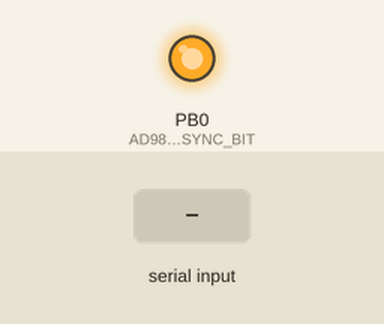
Simulated run of this program. Board: ATmega64, built with avr-gcc and emulated at 8 MHz. On the bench: output pins drawn as LEDs (lit = HIGH). Inputs (shaded band) come from the test bench.

Above: at 1.2 s.
1.3 s: byte 170 (SIG_FINISH_BYTE) received over Serial
Timing chart, 0 to 4.3 s (numbered marks = the images above; inputs shaded):
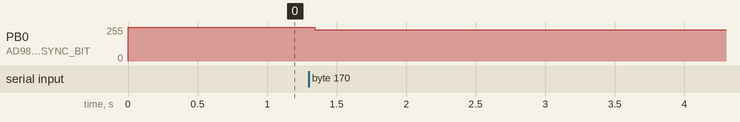

The program:

Main.c
```c
#include "Main.h"
#include "UART.h"
#include "SPI.h"
#include "AD9833.h"

/* Initialize AD9833 as off */
void AD9833_init()
{
	AD9833_FSYNC_DDR |= (1 << AD9833_FSYNC_BIT);
	AD9833_FSYNC_HI();

	/* Delay after setting FSYNC */
	_delay_us(10);

	/* Reset word sequence */
	main_reset_word_sequence( ad9833_words, AD9833_WORD_SEQUENCE );

	/* Initialize word sequence */
	AD9833_init_square( &ad9833_words[AD9833_CONTROL_WORD], 0, 0 );

	/* Send LSB */
	AD9833_set_freq0( &ad9833_words[AD9833_LSB_WORD], DEFAULT_FREQUENCY, 0 );

	/* Send MSB */
	AD9833_set_freq0( &ad9833_words[AD9833_MSB_WORD], DEFAULT_FREQUENCY, 1 );

	/* Send phase - always 0 */
	AD9833_set_phase0( &ad9833_words[AD9833_PHASE_WORD], 0 );

	/* Finish - set reset to 0 */
	AD9833_finish( &ad9833_words[AD9833_FINISH_WORD], ad9833_words[AD9833_CONTROL_WORD] );
}

/* Reset word sequence */
void main_reset_word_sequence( uint16_t* word_sequence, uint32_t length )
{
	uint32_t counter = 0;
	for ( ; counter < length; counter++ )
		word_sequence[ counter ] = 0;
}

/* Get delay from buffer - received from UART */
uint32_t main_get_delay( unsigned char* delay_buffer, uint32_t length )
{
	uint32_t counter = 0;
	uint32_t value   = 0;

	/* For each element from buffer */
	for(; counter < length; counter++ )
	{
		/* Get component */
		uint32_t component_lsb = (delay_buffer[ length - ( counter + 1 )  ] & BCD_LSB_MASK) >> 0;
		uint32_t component_msb = (delay_buffer[ length - ( counter + 1 ) ] & BCD_MSB_MASK) >> 4;
		uint32_t base          = 1;
		uint32_t base_counter  = 0;

		/* Calculate BCD base */
		for ( ; base_counter < counter; base_counter++ )
			base *= 100;

		/* Value */
		value += component_lsb * ( base );
		value += component_msb * ( 10 * base );
	}

	return value;
}

/* Get frequency from buffer - received from UART */
double main_get_frequency( unsigned char* frequency_buffer, uint32_t length )
{
	uint32_t counter = 0;
	double value     = 0;

	/* For each element from buffer */
	for(; counter < length; counter++ )
	{
		/* Get component */
		double component_lsb  = (frequency_buffer[ length - ( counter + 1 )  ] & BCD_LSB_MASK) >> 0;
		double component_msb  = (frequency_buffer[ length - ( counter + 1 ) ] & BCD_MSB_MASK) >> 4;
		double base           = 1;
		uint32_t base_counter = 0;

		/* Calculate BCD base */
		for ( ; base_counter < counter; base_counter++ )
			base *= 100;

		/* Value */
		value += component_lsb * ( base );
		value += component_msb * ( 10 * base );
	}

	return value;
}

/* Create AD9833 word sequence - square signal */
void main_create_word_sequence_ad9833( uint16_t* word_sequence, uint32_t length, double frequency )
{
	/* Do nothing if length is smaller than 5 */
	if ( length < AD9833_WORD_SEQUENCE )
		return;

	/* Initialize word sequence */
	AD9833_init_square( &word_sequence[AD9833_CONTROL_WORD], 0, 0 );

	/* Send LSB */
	AD9833_set_freq0( &word_sequence[AD9833_LSB_WORD], frequency, 0 );

	/* Send MSB */
	AD9833_set_freq0( &word_sequence[AD9833_MSB_WORD], frequency, 1 );

	/* Send phase - always 0 */
	AD9833_set_phase0( &word_sequence[AD9833_PHASE_WORD], 0 );

	/* Finish - set reset to 0 */
	AD9833_finish( &word_sequence[AD9833_FINISH_WORD], word_sequence[AD9833_CONTROL_WORD]);
}

/* Set single word to ad9833 via SPI */
void main_send_word_ad9833_spi( uint16_t word, uint8_t msborder )
{
	switch(msborder)
	{
		default:
		case 1:
			/* Send MSB - if MSBORDER is used in SPI initialization */
			SPI_send((uint8_t)(word>>8));

			/* Send LSB*/
			SPI_send((uint8_t)word); break;

		case 0:
			/* Send LSB - if MSBORDER is NOT used in SPI initialization */
			SPI_send((uint8_t)word);

			/* Send MSB*/
			SPI_send((uint8_t)(word>>8)); break;
	}
}

/* Send word sequence to AD9833 - SPI */
void main_send_word_sequence_ad9833_spi( uint16_t* word_sequence, uint32_t length )
{
	uint32_t counter = 0;
	uint8_t msborder = 1;

	/* Set FSYNC to low - ready to send */
	AD9833_FSYNC_LO();
	_delay_us(5);

	/* Send word sequence */
	for ( ; counter < length; counter++ )
	{
		/* Send single word via SPI */
		main_send_word_ad9833_spi( word_sequence[ counter ], msborder );
	}

	_delay_us(5);

	/* Set FSYNC to high - bytes were send */
	AD9833_FSYNC_HI();
}

/* Send word sequence to UART - for testing purposes */
void main_send_word_sequence_ad9833_uart( uint16_t* word_sequence, uint32_t length )
{
	// For testing purposes
	// --------------------

	uint32_t counter = 0;
	unsigned char buffer[ AD9833_WORD_SEQUENCE * 2 ];

	/* Create buffer to send - USART */
	for (; counter < length; counter++ )
	{
		buffer[ counter * 2 ] = ( word_sequence[ counter ] & 0xFF00 ) >> 8;
		buffer[ counter * 2 + 1 ] = ( word_sequence[ counter ] & 0x00FF ) >> 0;
	}

	// --------------------
	USART_sendbuffer( buffer, AD9833_WORD_SEQUENCE * 2 );
}

/* Echo program - for testing purposes */
int echo(void)
{
	/* USART initialization */
	USART_init();

	/* SPI initialization */
	SPI_init();

	/* AD9833 initialization as off */
	AD9833_init();

	/* Send word sequence to AD9833 via SPI */
	main_send_word_sequence_ad9833_uart( ad9833_words, AD9833_WORD_SEQUENCE );

	/* Infinite loop */
	for(;;)
	{
		uint32_t counter = 0;
		uint32_t delay   = 0;

		/* If all bytes were received */
		if ( data_ready != SIG_DATA_VALID ) continue;

		USART_sendbyte(reception_delay[0]);
		USART_sendbyte(reception_delay[1]);

		delay = main_get_delay( reception_delay, DELAY_BYTES );

		/* For each frequency */
		for ( ; counter < ( received_bytes - DELAY_BYTES ) / FREQUENCY_BYTES; counter++ )
		{
			double frequency;

			/* Reset word sequence */
			main_reset_word_sequence( ad9833_words, AD9833_WORD_SEQUENCE );

			/* Get received frequency */
			frequency = main_get_frequency( frequency_buffer[counter], FREQUENCY_BYTES );

			/* Create word sequence for AD9833 */
			main_create_word_sequence_ad9833( ad9833_words, AD9833_WORD_SEQUENCE, frequency );

			/* Send word sequence to AD9833 */
			main_send_word_sequence_ad9833_uart( ad9833_words, AD9833_WORD_SEQUENCE );

			/* Delay - the same for each frequency */
			delay_ms( delay );
		}
	}

	return 0;
}

/* Application */
int app()
{
	USART_init();

	/* SPI initialization */
	SPI_init();

	/* AD9833 initialization as off */
	AD9833_init();

	/* Send word sequence to AD9833 via SPI */
	main_send_word_sequence_ad9833_spi( ad9833_words, AD9833_WORD_SEQUENCE );

	/* Infinite loop */
	for(;;)
	{
		uint32_t counter = 0;
		uint32_t delay   = 0;

		/* If all bytes were received */
		if ( data_ready != SIG_DATA_VALID ) continue;

		delay = main_get_delay( reception_delay, DELAY_BYTES );

		/* For each frequency */
		for ( ; counter < ( received_bytes - DELAY_BYTES ) / FREQUENCY_BYTES; counter++ )
		{
			double frequency;

			/* Reset word sequence */
			main_reset_word_sequence( ad9833_words, AD9833_WORD_SEQUENCE );

			/* Get received frequency */
			frequency = main_get_frequency( frequency_buffer[counter], FREQUENCY_BYTES );

			/* Create word sequence for AD9833 */
			main_create_word_sequence_ad9833( ad9833_words, AD9833_WORD_SEQUENCE, frequency );

			/* Send word sequence to AD9833 */
			main_send_word_sequence_ad9833_spi( ad9833_words, AD9833_WORD_SEQUENCE );

			/* Delay - the same for each frequency */
			delay_ms( delay );
		}
	}
	return 0;
}

int main(void)
{
	return app();
}
```

AD9833.h
```c
#ifndef AD9833_H_
#define AD9833_H_

#include <stdint.h>
#include <math.h>

/* Pi */
#define PI 3.14159

/* AD9833 clock */
#define AD9833_CLK 25000000.0

/* AD9833 frequency coefficient */
#define FREQUENCY_COEFFICIENT ( (1UL << 28) / AD9833_CLK )

/* AD9833 phase coefficient */
#define PHASE_COEFFICIENT ( 4096 / ( 2 * PI ) )

/* Baud prescale */
#define BAUD_PRESCALE (((F_CPU / (USART_BAUDRATE * 16UL))) - 1)

/* Frequency register - 14 bits, MSB */
#define FREQUENCY_REGISTER_MSB 0x0FFFC000

/* Frequency register - 14 bits, LSB */
#define FREQUENCY_REGISTER_LSB 0x00003FFF

/* Phase register - 12 bits */
#define PHASE_REGISTER 0x0FFF

/* Reserved bits - value: 0 */
#define RESERVED_BITS 0x0215

/* Bit mask */
#define BIT_MASK 0x01

/* Define 2 byte word position */
#define D15 15
#define D14 14
#define D13 13
#define D12 12
#define D11 11
#define D10 10
#define D09 9
#define D08 8
#define D07 7
#define D06 6
#define D05 5
#define D04 4
#define D03 3
#define D02 2
#define D01 1
#define D00 0

/* Init Ad9833 as off: D15 D14 - 0 0,
 *                     D7 - 1, (Internal clock disabled)
 *                     D6 - 1 (DAC off)
 *
 */
void AD9833_init_off( uint16_t* AD9833_word, uint8_t freqreg, uint8_t phasereg );

/* Sinusoidal: D15 D14 - 0 0,
 *             D13 - 1 (always MSB LSB),
 *             D8 - 1 (reset),
 *             D11 - freqreg
 *             D10 - phasereg
 *             rest - 0
 */
void AD9833_init_sinusoidal( uint16_t* AD9833_word, uint8_t freqreg, uint8_t phasereg );

/* Triangle: D15 D14 - 0 0,
 *             D13 - 1 (always MSB LSB),
 *             D8 - 1 (reset),
 *             D11 - freqreg
 *             D10 - phasereg
 *             D1 - 1
 *             rest - 0
 */
void AD9833_init_triangle( uint16_t* AD9833_word, uint8_t freqreg, uint8_t phasereg );

/* Square: D15 D14 - 0 0,
 *             D13 - 1 (always MSB LSB),
 *             D8 - 1 (reset),
 *             D11 - freqreg
 *             D10 - phasereg
 *             D6 - 1 (DAC off)
 *             D5 - 1 (MSB to DAC)
 *             rest - 0
 */
void AD9833_init_square( uint16_t* AD9833_word, uint8_t freqreg, uint8_t phasereg );

/* Load into FREQ0 D15 D14 - 0 1, rest - frequency (msb or lsb) */
void AD9833_set_freq0( uint16_t* AD9833_word, double frequency, uint8_t msb );

/* Load into FREQ1 D15 D14 - 1 0, rest - frequency (msb or lsb) */
void AD9833_set_freq1( uint16_t* AD9833_word, double frequency, uint8_t msb  );

/* Load into PHASE0 D15 D14 D13 D12 - 1 1 0 X, rest - phase */
void AD9833_set_phase0( uint16_t* AD9833_word, double phase );

/* Load into PHASE1 D15 D14 D13 D12 - 1 1 1 X, rest - phase */
void AD9833_set_phase1( uint16_t* AD9833_word, double phase );

/* Load finish word: D15 D14 - 0 0, D13 - 1, rest - 0 (especially reset) */
void AD9833_finish( uint16_t* AD9833_word, uint16_t control_word );

#endif /* AD9833_H_ */
```

Main.h
```c
/*
 * Main.h
 *
 *  Created on: 10-03-2015
 *      Author: kamil
 */

#ifndef MAIN_H_
#define MAIN_H_

#include <stdlib.h>
#include <stdio.h>

#include "UART.h"
#include "SPI.h"
#include "AD9833.h"

/* Masks which will be used to decode BCD data received from UART */
#define BCD_LSB_MASK 0x0F
#define BCD_MSB_MASK 0xF0

/* AD9833 word sequence IDs */
#define AD9833_CONTROL_WORD 0
#define AD9833_LSB_WORD 1
#define AD9833_MSB_WORD 2
#define AD9833_PHASE_WORD 3
#define AD9833_FINISH_WORD 4
#define AD9833_WORD_SEQUENCE 5

/* AD9833 ports */

/* AD9833 FSYNC port */
#define AD9833_FSYNC_PORT PORTB
#define AD9833_FSYNC_DDR  DDRB
#define AD9833_FSYNC_BIT  PB0

/* Set FSYNC port to high or low */
#define AD9833_FSYNC_HI() AD9833_FSYNC_PORT |=  (1 << AD9833_FSYNC_BIT)
#define AD9833_FSYNC_LO() AD9833_FSYNC_PORT &= ~(1 << AD9833_FSYNC_BIT)


/* Reset word sequence */
void main_reset_word_sequence( uint16_t* word_sequence, uint32_t length );

/* Get frequency from buffer - received from UART */
double main_get_frequency( unsigned char* frequency_buffer, uint32_t length );

/* Create AD9833 word sequence - square signal */
void main_create_word_sequence_ad9833( uint16_t* word_sequence, uint32_t length, double frequency );

/* Set single word to ad9833 via SPI, msborder - find SPI init */
void main_send_word_ad9833_spi( uint16_t word, uint8_t msborder );

/* Send word sequence to AD9833 - SPI */
void main_send_word_sequence_ad9833_spi( uint16_t* word_sequence, uint32_t length );

/* Send word sequence to UART - for testing purposes */
void main_send_word_sequence_ad9833_uart( uint16_t* word_sequence, uint32_t length );

/* AD9833 buffer */
uint16_t ad9833_words[ AD9833_WORD_SEQUENCE ] = { 0, 0, 0, 0, 0 };

#endif /* MAIN_H_ */
```

SPI.h
```c
#ifndef SPI_H_
#define SPI_H_

//// PB2 - DATA  (Master Output Slave Input)
//// PB1 - CLOCK (SPI Bus Serial Clock)
//// PB0 - CHIP SELECT (Slave Select Input)

#include <avr/io.h>

/* SPI Pins */
#define SPI_DDR      DDRB
#define SPI_MOSI_BIT PB2
#define SPI_SCK_BIT  PB1
#define SPI_CS_BIT   PB0

/* SPI Mode */
#define SPI_MODE0   (0<<CPHA)
#define SPI_MODE1   (1<<CPHA)
#define SPI_MODE2   (2<<CPHA) // SPI mode which should be used CPOL = 1 CPHA = 0
#define SPI_MODE3   (3<<CPHA)

/* SPI order */
#define LSB_ORDER  (1<<DORD)
#define MSB_ORDER  (0<<DORD) // MSB first is used for default

/* SPI clock division */
#define CLOCKDIV4  (0<<SPR0)
#define CLOCKDIV16 (1<<SPR0)
#define CLOCKDIV64 (2<<SPR0)

/* Initialize SPI */
void SPI_init();

/* Send byte over SPI */
void SPI_send(uint8_t data);

/* Get byte from SPI */
uint8_t spi_read_byte(void);

#endif /* SPI_H_ */
```

UART.h
```c
#ifndef UART_H_
#define UART_H_

#include <avr/io.h>
#include <util/delay.h>
#include <avr/interrupt.h>

/* Data ready signal */
#define SIG_DATA_VALID 0x01

/* Data available */
#define SIG_DATA_AVAILABLE 0x02

/* Special bytes */

/* Start */
#define SIG_START_BYTE 0xFF

/* Finish */
#define SIG_FINISH_BYTE 0xAA

/* Number of bytes per frequency */
#define FREQUENCY_BYTES 4

/* Number of bytes per delay */
#define DELAY_BYTES 4

/* Number of frequencies in a sequence */
#define FREQUENCY_NUMBER 850

/* Define baud rate */
#define USART_BAUDRATE 9600

/* Baud prescale */
#define BAUD_PRESCALE (((F_CPU / (USART_BAUDRATE * 16UL))) - 1)

/* Default signal duration */
#define DEFAULT_DURATION_MS 180*1000UL

/* Default frequency */
#define DEFAULT_FREQUENCY 10000

/* Variable delay */
void delay_ms( uint32_t delay );

/**
 * USART Tx/Rx
 */

/* Value in register */
volatile unsigned char received_value;

/* Data ready signal */
volatile uint8_t data_ready;

/* Number of bytes received */
volatile uint32_t received_bytes;

/* Buffer for received data */
unsigned char frequency_buffer[FREQUENCY_NUMBER][ FREQUENCY_BYTES ];

/* Delay time */
unsigned char reception_delay[ DELAY_BYTES ];

/* USART initialization */
void USART_init(void);

/* Send buffer */
void USART_sendbuffer(unsigned char* usart_buffer, uint32_t usart_length);

/* Send byte */
void USART_sendbyte(unsigned char usart_byte);

/* Receive byte */
unsigned char USART_receivebyte(void);

#endif /* UART_H_ */
```

SPI.c
```c
#include "SPI.h"

/* Initialize SPI */
void SPI_init()
{
	/* Initialize SPI Line*/
    SPI_DDR |= (1<<SPI_MOSI_BIT) | (1<<SPI_SCK_BIT) | (1<<SPI_CS_BIT);

    /* Configuration */
    /* CLOCKDIV4 - 2 MHz it means that 1 cycle it is 0.5 us */
    SPCR     = (1<<SPE) | (1<<MSTR) | SPI_MODE2 | MSB_ORDER | CLOCKDIV4;
}

/* Send byte over SPI using polling */
void SPI_send(uint8_t data)
{
    SPDR = data; // Set data register

    while(!(SPSR & (1<<SPIF))); // Wait ready to send
}

/* Get byte from SPI */
uint8_t SPI_read_byte(void)
{
    SPDR = 0x00;

    while(!(SPSR & (1<<SPIF))); // Wait for data
    return SPDR;                // Return data
}
```

UART.c
```c
#include "UART.h"

void delay_ms( uint32_t delay )
{
	while ( delay-- )
	{
		_delay_ms(1);
	}
}

/** Interruption handler for register 1 */
ISR(USART1_RX_vect, ISR_BLOCK)
{
	/* Receive value */
	received_value = USART_receivebyte();

	switch (received_value)
	{
	case SIG_START_BYTE:
		data_ready           = SIG_DATA_AVAILABLE;
		received_bytes       = 0;
		break;

	case SIG_FINISH_BYTE:
		data_ready           = SIG_DATA_VALID;
		break;

	}

	/* Only BCD code is taken into account */
	if ( ( received_value & 0x0F ) > 0x09 ||
	     ( ( received_value & 0xF0 ) >> 4 ) > 0x09 ||
	       data_ready != SIG_DATA_AVAILABLE )
		return;

	/* Frequency reception */
	if ( received_bytes >= DELAY_BYTES )
	{
		/* Store in a buffer */
		frequency_buffer[ ( received_bytes - DELAY_BYTES ) / FREQUENCY_BYTES ][ ( received_bytes - DELAY_BYTES ) % FREQUENCY_BYTES ] = received_value;
	}
	else /* Time reception */
	{
		reception_delay[ received_bytes % DELAY_BYTES ] = received_value;
	}

	/* Increment bytes number and frequencies number */
	received_bytes++;

	/* All possible frequencies were stored */
	if ( received_bytes >= FREQUENCY_NUMBER * FREQUENCY_BYTES + DELAY_BYTES )
	{
		data_ready = SIG_DATA_VALID;
	}
}

/* USART initialization */
void USART_init(void)
{
	received_bytes       = 0;
	received_value       = 0;
	data_ready           = 0;

	/* Set baud rate */
	UBRR1L = BAUD_PRESCALE;
	UBRR1H = (BAUD_PRESCALE >> 8);

	/* Load upper 8-bits into the high byte of the UBRR register
	   Default frame format is 8 data bits, no parity, 1 stop bit
	   to change use UCSRC, see AVR datasheet */

	UCSR1C  = ( 0 << USBS1  ) |
			  ( 1 << UCSZ10 ) |
			  ( 1 << UCSZ11 );   /* 8bit data format */

	/* Enable receiver and transmitter */
	UCSR1B  = ((1<<TXEN1) | (1<<RXEN1));

	/* Enable interrupts complete at register 1 */
	UCSR1B |= ( 1 << RXCIE1 );

	/* Enable global interrupts */
	sei();
}

/* Send buffer */
void USART_sendbuffer(unsigned char* usart_buffer, uint32_t usart_length)
{
	/* Index */
	uint32_t index = 0;

	/* Send each element from buffer */
	for ( index = 0; index < usart_length; index++ )
	{
		/* Send single byte */
		USART_sendbyte( usart_buffer[index] );
	}
}

/* Send byte */
void USART_sendbyte(unsigned char usart_byte)
{
	/* Wait until byte might be sent */
	while((UCSR1A & (1 << UDRE1)) == 0) {}

	/* Transmit data */
	UDR1 = usart_byte;
}

/* Receive byte */
unsigned char USART_receivebyte(void)
{
	return UDR1;
}
```

Source omitted: AD9833.c (5877 bytes)

Measured:
- after the input at 1.3 s, PB0 (AD9833_FSYNC_BIT): 255/255 → 233/255 at once
